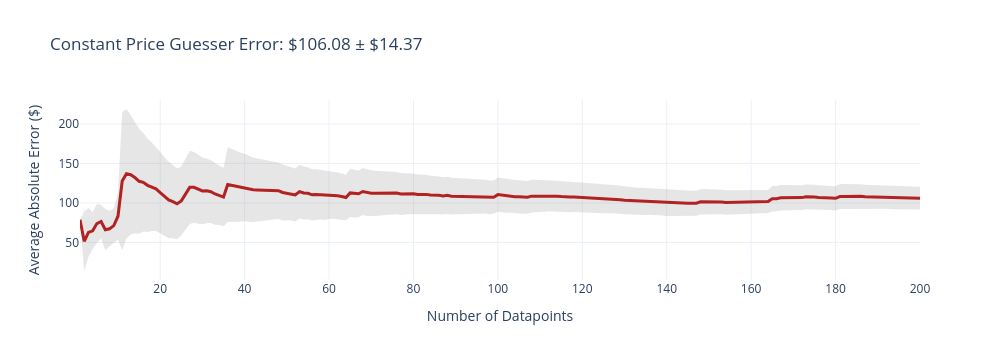
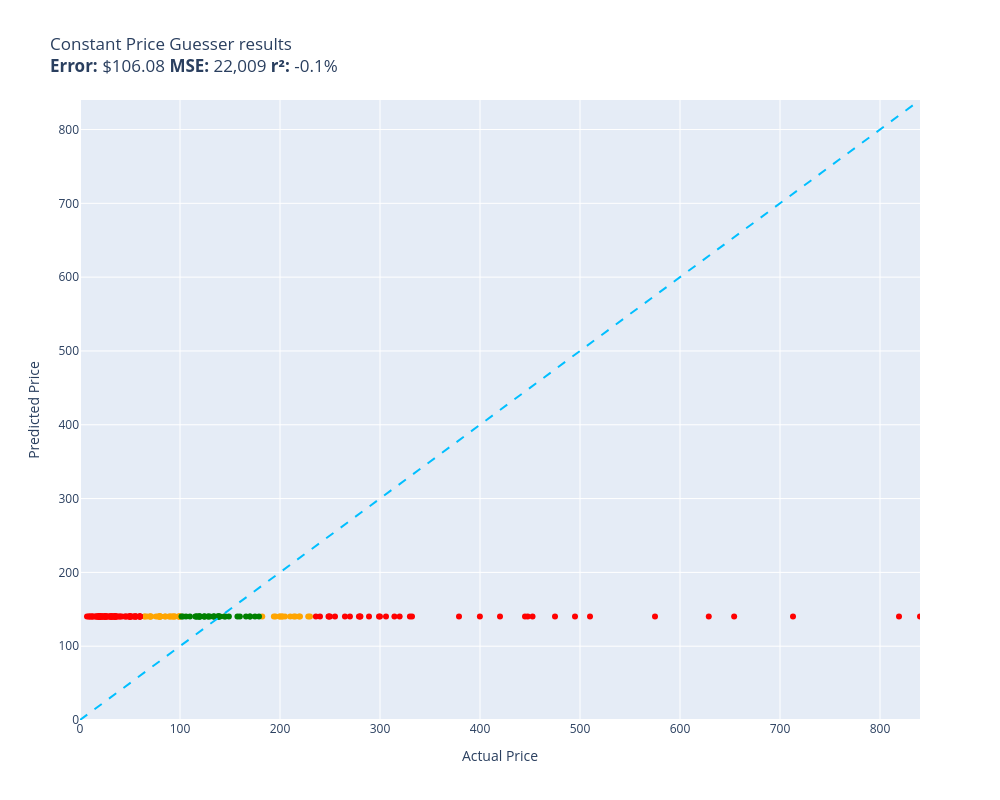

Notebook source saved alongside these figures, in order:
### Code cell
# Evaluating Constant Price Guesser:
evaluate(function= constant_price_guesser, data= test, size= 200, workers= 5)

### Figure 1 — Plotly figure (JSON) as saved in the notebook; plotly's stock layout.template omitted (floating-point values rounded to 4 significant figures; data arrays with more than 128 entries replaced by an {"elided": "..."} marker saying what was removed)
{"data": [{"fill": "toself", "fillcolor": "rgba(128,128,128,0.2)", "hoverinfo": "skip", "line": {"color": "rgba(255,255,255,0)"}, "name": "95% CI", "showlegend": false, "x": {"elided": "400 int values"}, "y": {"elided": "400 float values"}, "type": "scatter"}, {"customdata": {"elided": "200x1 float values"}, "hovertemplate": "n=%{x}<br>Avg Error=$%{y:,.2f}<br>±95% CI=$%{customdata[0]:,.2f}<extra></extra>", "line": {"color": "firebrick", "width": 3}, "mode": "lines", "name": "Cumulative Avg Error", "x": {"elided": "200 int values"}, "y": {"elided": "200 float values"}, "type": "scatter"}], "layout": {"title": {"text": "Constant Price Guesser Error: $106.08 ± $14.37"}, "xaxis": {"title": {"text": "Number of Datapoints"}}, "yaxis": {"title": {"text": "Average Absolute Error ($)"}}, "width": 1000, "height": 360, "showlegend": false}}

### Figure 2 — Plotly figure (JSON) as saved in the notebook; plotly's stock layout.template omitted (floating-point values rounded to 4 significant figures)
{"data": [{"hovertemplate": "%{customdata[0]}<extra></extra>", "legendgroup": "orange", "marker": {"color": "orange", "symbol": "circle", "size": 6}, "mode": "markers", "name": "orange", "orientation": "v", "showlegend": true, "x": [219.0, 69.98, 230.0, 215.3, 79.2, 79.36, 210.2, 84.95, 98.65, 79.95, 80.34, 213.8, 199.7, 79.95, 220.0, 202.0, 202.4, 77.96, 91.0, 89.99, 76.0, 98.95, 182.3, 94.99, 228.2, 99.99, 195.5, 89.0, 70.45, 200.0, 98.99, 71.23, 85.48, 64.99, 205.0, 69.99, 64.37, 80.39, 193.9, 93.02, 94.49, 92.88, 66.99, 99.99, 79.99], "xaxis": "x", "y": [140.3, 140.3, 140.3, 140.3, 140.3, 140.3, 140.3, 140.3, 140.3, 140.3, 140.3, 140.3, 140.3, 140.3, 140.3, 140.3, 140.3, 140.3, 140.3, 140.3, 140.3, 140.3, 140.3, 140.3, 140.3, 140.3, 140.3, 140.3, 140.3, 140.3, 140.3, 140.3, 140.3, 140.3, 140.3, 140.3, 140.3, 140.3, 140.3, 140.3, 140.3, 140.3, 140.3, 140.3, 140.3], "yaxis": "y", "type": "scatter", "customdata": [["Old Blood Noise Excess V2 Distortion Cho...\nGuess=$140.35 Actual=$219.00"], ["EXMAX NG-10X Fresnel Lens Focusing Adapt...\nGuess=$140.35 Actual=$69.98"], ["RBC12-UPC Replacement Battery Cartridge ...\nGuess=$140.35 Actual=$229.99"], ["ACDelco GM Original Equipment FW339 Fron...\nGuess=$140.35 Actual=$215.33"], ["Panasonic KX-TG6511B DECT 6.0 PLUS Expan...\nGuess=$140.35 Actual=$79.20"], ["GJY Portable TV,10.6 inch Mini TV for AT...\nGuess=$140.35 Actual=$79.36"], ["APS iBoard 6-inch Aluminum (Black Powder...\nGuess=$140.35 Actual=$210.23"], ["HK SYSTEMS 13\" Heavy Duty Black \"Push\" O...\nGuess=$140.35 Actual=$84.95"], ["Aolemi Oil Rubbed Bronze Single Function...\nGuess=$140.35 Actual=$98.65"], ["Clementoni 39132.5 Jigsaw Puzzle 1,000 P...\nGuess=$140.35 Actual=$79.95"], ["KOMPUTERBAY 4GB 2X 2GB DDR2 1066MHz PC2-...\nGuess=$140.35 Actual=$80.34"], ["Travelpro Platinum Elite Slim Business L...\nGuess=$140.35 Actual=$213.83"], ["JRready ST6313 DT Deutsch Connector Kit,...\nGuess=$140.35 Actual=$199.68"], ["15\" Locking Shower Head Extension Arm in...\nGuess=$140.35 Actual=$79.95"], ["Dakota Alert MURS Alert Probe Sensor - M...\nGuess=$140.35 Actual=$219.99"], ["AUTOFREE LED Tail Lights Assembly Compat...\nGuess=$140.35 Actual=$201.99"], ["Evan-Fischer Front Bumper Cover Compatib...\nGuess=$140.35 Actual=$202.38"], ["Webcem Solar Shed Light Outdoor Indoor, ...\nGuess=$140.35 Actual=$77.96"], ["Festool 492370 Platin 2 S1000 Grit 6-Inc...\nGuess=$140.35 Actual=$91.00"], ["DIMARZIO 204284 DP 163FBK Blues Bucker G...\nGuess=$140.35 Actual=$89.99"], ["BESTILL Wall Mounted Shower Faucet Set, ...\nGuess=$140.35 Actual=$76.00"], ["Marvel Legends Series X-Men 6-Inch Archa...\nGuess=$140.35 Actual=$98.95"], ["ANZO USA 111207 GMC SIERRA 99-06 / YUKON...\nGuess=$140.35 Actual=$182.28"], ["Trim Kit for 2-handle Shower & Tub Valve...\nGuess=$140.35 Actual=$94.99"], ["Pioneer 2AM401-BN Two Handle Kitchen Fau...\nGuess=$140.35 Actual=$228.22"], ["4LT LUMINETTE Vanity Opal GLS BSN\nGuess=$140.35 Actual=$99.99"], ["MXR Carbon Copy Deluxe Analog Delay Guit...\nGuess=$140.35 Actual=$195.50"], ["CradlePoint Compact Broadband Router (CB...\nGuess=$140.35 Actual=$89.00"], ["Pyle Wireless Rear View Backup Camera - ...\nGuess=$140.35 Actual=$70.45"], ["Universal Power Group 12V 100Ah Sealed L...\nGuess=$140.35 Actual=$199.99"], ["Auertech Portable Washing Machine, 14lbs...\nGuess=$140.35 Actual=$98.99"], ["Amana Tool - SC587 Carbide Tipped 3-Wing...\nGuess=$140.35 Actual=$71.23"], ["ECCPP Power Steering Pump for 2009-2010 ...\nGuess=$140.35 Actual=$85.48"], ["UPR Mach 1 Chin Spoiler Fits 94-98 Musta...\nGuess=$140.35 Actual=$64.99"], ["SP Air Corporation SP-8102BU 1/4-Inch He...\nGuess=$140.35 Actual=$204.99"], ["Skullcandy Hesh Evo Bluetooth Headphones...\nGuess=$140.35 Actual=$69.99"], ["LCD Screen for Dell Inspiron 17R 17.3\" H...\nGuess=$140.35 Actual=$64.37"], ["Diversitech UC2436-3 Ultralite Condenser...\nGuess=$140.35 Actual=$80.39"], ["4 Inches Rolled Muffler Tip Catback Exha...\nGuess=$140.35 Actual=$193.88"], ["Samsung DA97-07603B Freezer Ice Maker As...\nGuess=$140.35 Actual=$93.02"], ["Intex River Run Connect Lounge (Four)\nGuess=$140.35 Actual=$94.49"], ["Blanco 230966 Valea Stainless Steel Sink...\nGuess=$140.35 Actual=$92.88"], ["KZ ZS10 Pro in Ear Monitor Headphone KZ ...\nGuess=$140.35 Actual=$66.99"], ["Fitness Center Gym Room Weight Train Dua...\nGuess=$140.35 Actual=$99.99"], ["MonMount Triple Monitor Stand Freestandi...\nGuess=$140.35 Actual=$79.99"]]}, {"hovertemplate": "%{customdata[0]}<extra></extra>", "legendgroup": "green", "marker": {"color": "green", "symbol": "circle", "size": 6}, "mode": "markers", "name": "green", "orientation": "v", "showlegend": true, "x": [116.0, 144.3, 119.0, 134.0, 124.0, 175.0, 159.9, 115.3, 145.4, 130.0, 119.7, 134.1, 110.0, 124.9, 124.3, 120.0, 120.0, 157.4, 117.0, 139.0, 118.0, 128.3, 170.0, 102.8, 166.0, 179.0, 138.9, 137.3, 128.3, 138.1, 106.0, 140.0, 101.5, 148.9, 133.4, 138.7, 170.0], "xaxis": "x", "y": [140.3, 140.3, 140.3, 140.3, 140.3, 140.3, 140.3, 140.3, 140.3, 140.3, 140.3, 140.3, 140.3, 140.3, 140.3, 140.3, 140.3, 140.3, 140.3, 140.3, 140.3, 140.3, 140.3, 140.3, 140.3, 140.3, 140.3, 140.3, 140.3, 140.3, 140.3, 140.3, 140.3, 140.3, 140.3, 140.3, 140.3], "yaxis": "y", "type": "scatter", "customdata": [["telpo Headlight Assembly Fit For 15 Camr...\nGuess=$140.35 Actual=$115.99"], ["SuppliesOutlet Compatible Toner Cartridg...\nGuess=$140.35 Actual=$144.29"], ["PEMP E65 E66 CDC Simulate Optical Fiber ...\nGuess=$140.35 Actual=$119.00"], ["Intermatic PX300 12V 300W Transformer wi...\nGuess=$140.35 Actual=$134.00"], ["CORSAIR Dominator Platinum RGB 32GB (2x1...\nGuess=$140.35 Actual=$124.00"], ["SKB iSeries 3i-13096-6KP Case for BlackM...\nGuess=$140.35 Actual=$174.99"], ["GanFindX Portable Car Hand Controls for ...\nGuess=$140.35 Actual=$159.90"], ["Scranton & Co 3 Drawer Mobile File Cabin...\nGuess=$140.35 Actual=$115.35"], ["Wenger City Upgrade Laptop Backpack with...\nGuess=$140.35 Actual=$145.42"], ["3D Tree Hole Branches 075 Stair Risers D...\nGuess=$140.35 Actual=$129.99"], ["Fjallraven, Kanken Laptop 15\" Backpack f...\nGuess=$140.35 Actual=$119.65"], ["Diversitech WG840585 Motor, (Ddb) 1/3Hp,...\nGuess=$140.35 Actual=$134.12"], ["Western Digital Enterprise RE4-GP 2TB SA...\nGuess=$140.35 Actual=$109.95"], ["PM Auto Front Right Quick Complete Strut...\nGuess=$140.35 Actual=$124.94"], ["Dell Optiplex 390 Desktop Computer i3 3....\nGuess=$140.35 Actual=$124.27"], ["Pidoko Kids Train Table, Grey with 90 Pc...\nGuess=$140.35 Actual=$119.97"], ["EMART Photography C Stand with Boom Arm,...\nGuess=$140.35 Actual=$119.99"], ["Grey Pneumatic 1311SD Impact Socket Set\nGuess=$140.35 Actual=$157.43"], ["4pc Wheel Spacers Adapters 4\" (2inch Per...\nGuess=$140.35 Actual=$116.95"], ["Urth 62mm UV, Circular Polarizing (CPL),...\nGuess=$140.35 Actual=$139.00"], ["LSI Broadcom SAS 9300-8i 8-port 12Gb/s S...\nGuess=$140.35 Actual=$118.00"], ["DuraGo 29515020 Front Hub Assembly\nGuess=$140.35 Actual=$128.34"], ["Ibanez M510OVS Acoustic Mandolin in Vint...\nGuess=$140.35 Actual=$169.99"], ["GENUINE VOLVO THERMOSTAT (3.0, 3.2) S60 ...\nGuess=$140.35 Actual=$102.85"], ["Cardone 84-58642 New HEI Electronic Dist...\nGuess=$140.35 Actual=$165.99"], ["18 Inch White Undermount Kitchen Sink - ...\nGuess=$140.35 Actual=$179.00"], ["New Replacement seat cover fits Yamaha M...\nGuess=$140.35 Actual=$138.95"], ["Evan Fischer Radiator Cooling Fan Assemb...\nGuess=$140.35 Actual=$137.34"], ["ROHL WSGUM3018WH Wire Sink Grids, White\nGuess=$140.35 Actual=$128.28"], ["ASUS VY279HE-W 27” 1080P Monitor - White...\nGuess=$140.35 Actual=$138.10"], ["KUNFINE Android Radio CarPlay & Android ...\nGuess=$140.35 Actual=$106.00"], ["StonKraft Brass Chess Board Game Set wit...\nGuess=$140.35 Actual=$140.00"], ["DuraGo BR5330 Front Vented Disc Brake Ro...\nGuess=$140.35 Actual=$101.51"], ["Vinyl Soft Top Roll-up Adjustable Truck ...\nGuess=$140.35 Actual=$148.88"], ["Targus CityGear Durable Backpack, Black,...\nGuess=$140.35 Actual=$133.43"], ["Garmin 010-12402-10 GT15M-TM Transom-Mou...\nGuess=$140.35 Actual=$138.74"], ["Xiaomi Redmi 10 2022 NFC 4G LTE (128GB +...\nGuess=$140.35 Actual=$169.99"]]}, {"hovertemplate": "%{customdata[0]}<extra></extra>", "legendgroup": "red", "marker": {"color": "red", "symbol": "circle", "size": 6}, "mode": "markers", "name": "red", "orientation": "v", "showlegend": true, "x": [54.95, 29.85, 35.74, 329.9, 713.0, 379.0, 19.99, 54.32, 32.98, 49.98, 332.0, 452.5, 495.0, 19.99, 19.99, 59.95, 819.0, 59.69, 55.88, 37.87, 34.99, 255.0, 24.99, 17.99, 31.77, 35.49, 475.0, 53.4, 6.99, 40.0, 11.99, 235.9, 628.8, 240.0, 445.0, 31.61, 16.99, 279.9, 18.89, 49.9, 35.87, 9.95, 16.98, 18.59, 12.0, 29.95, 26.99, 59.95, 306.0, 45.67, 21.99, 19.97, 34.95, 8.5, 33.99, 269.9, 575.0, 36.99, 249.0, 24.95, 399.9, 31.0, 299.0, 59.99, 314.4, 30.93, 24.66, 19.95, 55.99, 15.99, 59.86, 19.99, 29.99, 14.99, 250.0, 19.5, 32.0, 44.95, 510.0, 264.9, 32.97, 19.0, 46.99, 19.11, 278.9, 48.99, 56.0, 319.6, 49.95, 289.0, 25.99, 41.99, 12.98, 840.0, 22.88, 447.7, 49.99, 39.99, 9.99, 24.95, 21.99, 420.0, 22.7, 27.99, 654.1, 24.95, 300.0, 248.5, 49.99, 21.99, 59.99, 26.59, 34.94, 50.92, 34.99, 280.4, 50.99, 25.99], "xaxis": "x", "y": [140.3, 140.3, 140.3, 140.3, 140.3, 140.3, 140.3, 140.3, 140.3, 140.3, 140.3, 140.3, 140.3, 140.3, 140.3, 140.3, 140.3, 140.3, 140.3, 140.3, 140.3, 140.3, 140.3, 140.3, 140.3, 140.3, 140.3, 140.3, 140.3, 140.3, 140.3, 140.3, 140.3, 140.3, 140.3, 140.3, 140.3, 140.3, 140.3, 140.3, 140.3, 140.3, 140.3, 140.3, 140.3, 140.3, 140.3, 140.3, 140.3, 140.3, 140.3, 140.3, 140.3, 140.3, 140.3, 140.3, 140.3, 140.3, 140.3, 140.3, 140.3, 140.3, 140.3, 140.3, 140.3, 140.3, 140.3, 140.3, 140.3, 140.3, 140.3, 140.3, 140.3, 140.3, 140.3, 140.3, 140.3, 140.3, 140.3, 140.3, 140.3, 140.3, 140.3, 140.3, 140.3, 140.3, 140.3, 140.3, 140.3, 140.3, 140.3, 140.3, 140.3, 140.3, 140.3, 140.3, 140.3, 140.3, 140.3, 140.3, 140.3, 140.3, 140.3, 140.3, 140.3, 140.3, 140.3, 140.3, 140.3, 140.3, 140.3, 140.3, 140.3, 140.3, 140.3, 140.3, 140.3, 140.3], "yaxis": "y", "type": "scatter", "customdata": [["NewPower99 Battery Kit for Samsung Galax...\nGuess=$140.35 Actual=$54.95"], ["Stand for Raven Pro Document Scanner - P...\nGuess=$140.35 Actual=$29.85"], ["8544771 Dryer Heating Element, 279816 Th...\nGuess=$140.35 Actual=$35.74"], ["Pump Head TBVECHI 175PSI 4KW 5.5HP 21CFM...\nGuess=$140.35 Actual=$329.90"], ["Bam France 2002XL Contoured Hightech Bla...\nGuess=$140.35 Actual=$713.00"], ["Metabo HPT 36V MultiVolt™ Cordless Rotar...\nGuess=$140.35 Actual=$379.00"], ["46mm Digital Pro High-Resolution Close-U...\nGuess=$140.35 Actual=$19.99"], ["Innovative Percussion CB-6 Chamois Bass ...\nGuess=$140.35 Actual=$54.32"], ["LOVE MEI Galaxy S10 Lite Case, Military ...\nGuess=$140.35 Actual=$32.98"], ["LD Products Compatible Toner Cartridge R...\nGuess=$140.35 Actual=$49.98"], ["Bam Trekking 3027SB Single Black Clarine...\nGuess=$140.35 Actual=$332.00"], ["DEWALT 20V MAX* XR Impact Driver with Bl...\nGuess=$140.35 Actual=$452.53"], ["Mini PC, Kinupute Desktop Computer E3-12...\nGuess=$140.35 Actual=$495.00"], ["June Garden 12\" Sweet Dolly Charlotte - ...\nGuess=$140.35 Actual=$19.99"], ["10GBase-LR SFP+ Transceiver, Handar 10GB...\nGuess=$140.35 Actual=$19.99"], ["Deco Mount Pro Tripod Microphone Stand w...\nGuess=$140.35 Actual=$59.95"], ["Canon EOS Rebel T7 Digital SLR Camera wi...\nGuess=$140.35 Actual=$819.00"], ["Evergreen HSHB2005 Cylinder Head Gasket ...\nGuess=$140.35 Actual=$59.69"], ["Task T24287 Roman Ogee Router Bit with 1...\nGuess=$140.35 Actual=$55.88"], ["Southwire 120V/15A Right Angle User Atta...\nGuess=$140.35 Actual=$37.87"], ["Mylites+ Standard Comic Book Mylar Sleev...\nGuess=$140.35 Actual=$34.99"], ["Tidal Front + Rear Fender Flares 4PC Poc...\nGuess=$140.35 Actual=$254.99"], ["DALDED LED Light Kit for Lego Sonic Gree...\nGuess=$140.35 Actual=$24.99"], ["152MM Hole Saws M42 Bi-Metal High Speed ...\nGuess=$140.35 Actual=$17.99"], ["Baseball Backpacks Large 18 Inch Bookbag...\nGuess=$140.35 Actual=$31.77"], ["Adams Check Payment and Deposit Register...\nGuess=$140.35 Actual=$35.49"], ["KOHLER 18865-CP Filtered Water Faucet, P...\nGuess=$140.35 Actual=$475.00"], ["Projector, CRAZVIEW Projector with WiFi ...\nGuess=$140.35 Actual=$53.40"], ["Retevis RT68 Soft Earhook Walkie Talkie ...\nGuess=$140.35 Actual=$6.99"], ["MC: Pindicator (Dual Intensity Amber)\nGuess=$140.35 Actual=$40.00"], ["Laisomeke Waterproof Junction Box, Unive...\nGuess=$140.35 Actual=$11.99"], ["Sumerain S1339CM Double Handle Widesprea...\nGuess=$140.35 Actual=$235.86"], ["Poison Spyder 10-08-020 Rocker Knocker\nGuess=$140.35 Actual=$628.76"], ["VLAND LED Smoked Taillights Compatible F...\nGuess=$140.35 Actual=$239.99"], ["Lighted Triangle Mirror Cabinet Bathroom...\nGuess=$140.35 Actual=$445.00"], ["Tablet PC Cover Compatible with Lenovo T...\nGuess=$140.35 Actual=$31.61"], ["Miyaya@ Funny Animal Masks Collection fo...\nGuess=$140.35 Actual=$16.99"], ["Trail Gear Twin Stick Kit for Top Shift ...\nGuess=$140.35 Actual=$279.92"], ["Engine Thermostat, Replace 19301-PAA-306...\nGuess=$140.35 Actual=$18.89"], ["Ultra Duster Canned Air Net 10 Oz 6-Pack\nGuess=$140.35 Actual=$49.90"], ["Beck/Arnley 0421945 Air Filter\nGuess=$140.35 Actual=$35.87"], ["IQShield Screen Protector Compatible wit...\nGuess=$140.35 Actual=$9.95"], ["Liberty Imports 12 Pack: US Military Toy...\nGuess=$140.35 Actual=$16.98"], ["Neporal Full Spectrum Light Bulb, 6000K ...\nGuess=$140.35 Actual=$18.59"], ["Satco S9596, 4 Count (Pack of 1), 4.18\nGuess=$140.35 Actual=$12.00"], ["Ceramic Talavera Mexican Tile 4x4\", 9 Pi...\nGuess=$140.35 Actual=$29.95"], ["Intrepid International Dressage Letters-...\nGuess=$140.35 Actual=$26.99"], ["LEGO Marvel Avengers War Machine Buster ...\nGuess=$140.35 Actual=$59.95"], ["Kingston Brass KS269SN Kingston Clawfoot...\nGuess=$140.35 Actual=$305.99"], ["KOHLER K-1185540-CP Assembly-Slider\nGuess=$140.35 Actual=$45.67"], ["KUNN Small Electrician Tool Pouch Utilit...\nGuess=$140.35 Actual=$21.99"], ["iPhone 12/12 Pro Nicaragua Guardabarranc...\nGuess=$140.35 Actual=$19.97"], ["Replacement Remote Control for PANASONIC...\nGuess=$140.35 Actual=$34.95"], ["KS K-STORM Replacement Silicone Mushroom...\nGuess=$140.35 Actual=$8.50"], ["LSSAGOON Backpack for Women Teen Kids Gi...\nGuess=$140.35 Actual=$33.99"], ["Aeromotive 13304 Regulator, X1 Adjustabl...\nGuess=$140.35 Actual=$269.95"], ["Walker Exhaust Ultra EPA 16478 Direct Fi...\nGuess=$140.35 Actual=$574.99"], ["GE RPWF SmartWater Comparable Refrigerat...\nGuess=$140.35 Actual=$36.99"], ["MGP Caliper Covers 39011SACURD Red Powde...\nGuess=$140.35 Actual=$249.00"], ["Royal Designs, Inc. Decorative Abundant ...\nGuess=$140.35 Actual=$24.95"], ["Canon Sure Shot 90u 35mm Date Camera\nGuess=$140.35 Actual=$399.89"], ["NewFantasia Replacement Audio Cable with...\nGuess=$140.35 Actual=$31.00"], ["Mikrotik RB3011UIAS-RM RouterBOARD 10xGi...\nGuess=$140.35 Actual=$299.00"], ["MONOCARBON Forged Carbon Fiber Case for ...\nGuess=$140.35 Actual=$59.99"], ["AC Compressor & A/C Kit For BMW 335i 335...\nGuess=$140.35 Actual=$314.41"], ["Wilkinson LOW GAUSS Vintage Tone Strat S...\nGuess=$140.35 Actual=$30.93"], ["Berta (6 Pieces) 1-1/4 inch Overlay, 90 ...\nGuess=$140.35 Actual=$24.66"], ["Chalkboard Name Badges with Magnetic Bac...\nGuess=$140.35 Actual=$19.95"], ["Linkloos Solar Street Lights Outdoor Wat...\nGuess=$140.35 Actual=$55.99"], ["USB Charger, CIVIE High Speed 60W Multip...\nGuess=$140.35 Actual=$15.99"], ["Hp Pavilion P7-1257c Motherboard Aahd3-h...\nGuess=$140.35 Actual=$59.86"], ["Kastar Battery Pack Replacement for Sony...\nGuess=$140.35 Actual=$19.99"], ["AZX Stylus Pencil for Apple iPad Pro 202...\nGuess=$140.35 Actual=$29.99"], ["Raspberry Pi 3 Model B+ Aluminum Case Me...\nGuess=$140.35 Actual=$14.99"], ["Music Hall pa15.3 MM/MC Phono Preamplifi...\nGuess=$140.35 Actual=$250.00"], ["Lorell Bell Chair Glide, 2.5\", Black\nGuess=$140.35 Actual=$19.50"], ["CTLAMP XL-2100 Professional Quality XL-2...\nGuess=$140.35 Actual=$32.00"], ["200 ' feet True 14 Gauge AWG CCA Speaker...\nGuess=$140.35 Actual=$44.95"], ["Competition Clutch Disc and Pressure Pla...\nGuess=$140.35 Actual=$510.00"], ["APS iBoard (304 Stainless Steel Polished...\nGuess=$140.35 Actual=$264.95"], ["200 Couples Conversation Cards - Enjoy B...\nGuess=$140.35 Actual=$32.97"], ["The Puppet Company - Carpet-Unicorn, Whi...\nGuess=$140.35 Actual=$19.00"], ["KYX Racing Hardened Steel Center Drive S...\nGuess=$140.35 Actual=$46.99"], ["Baumgartens Sicurix Blank PVC ID Cards (...\nGuess=$140.35 Actual=$19.11"], ["VIPMOTOZ Sequential Turn Signal Premium ...\nGuess=$140.35 Actual=$278.94"], ["A-Premium Front Suspension Steering Knuc...\nGuess=$140.35 Actual=$48.99"], ["OEM Samsung Remote Control Shipped with ...\nGuess=$140.35 Actual=$56.00"], ["Venom Power Terra Hunter R/T+ R/T All-Te...\nGuess=$140.35 Actual=$319.65"], ["Custom Engagement Logo Desk Embosser Sea...\nGuess=$140.35 Actual=$49.95"], ["Audio Techinca ATW-T1002 System 10 Handh...\nGuess=$140.35 Actual=$289.00"], ["520 Pieces Christmas Envelope Seal Stick...\nGuess=$140.35 Actual=$25.99"], ["LD Compatible Ink Cartridge Replacement ...\nGuess=$140.35 Actual=$41.99"], ["BestPricedDecals Wine A BIT, You'll Feel...\nGuess=$140.35 Actual=$12.98"], ["Dell XPS 13 9343-2727SLV 13.3\" Full HD S...\nGuess=$140.35 Actual=$839.99"], ["VATOS 4 Packs Bubble Machine Gun for Kid...\nGuess=$140.35 Actual=$22.88"], ["Steering Wheel, Carbon Fiber Automotive ...\nGuess=$140.35 Actual=$447.74"], ["BXYJY for Samsung Galaxy Z Fold 3 Case w...\nGuess=$140.35 Actual=$49.99"], ["VONADO Space Wars Colonial Viper MK1 Bui...\nGuess=$140.35 Actual=$39.99"], ["Replacement Remote Control fit for Sony ...\nGuess=$140.35 Actual=$9.99"], ["Disney Princess Sparkling Princess Sleep...\nGuess=$140.35 Actual=$24.95"], ["sabermaster TCG Playmat yugioh playmat T...\nGuess=$140.35 Actual=$21.99"], ["Pacific Drums PDCM1618TTRB 16 x 18 Inche...\nGuess=$140.35 Actual=$419.99"], ["Star Wars Die-Cast Metal TITANIUM Series...\nGuess=$140.35 Actual=$22.70"], ["Glovion Music Stand Light, Clip On Piano...\nGuess=$140.35 Actual=$27.99"], ["Empava 24\" Single Wall Ovens 10 Cooking ...\nGuess=$140.35 Actual=$654.14"], ["Think Gizmos Build Your Own Robot Toys f...\nGuess=$140.35 Actual=$24.95"], ["HP Laserjet 2100 Laser Printer W/Test Pr...\nGuess=$140.35 Actual=$299.98"], ["PowerSport Front Rear Brakes and Rotors ...\nGuess=$140.35 Actual=$248.51"], ["Viola Bow 4/4 Full Size Carbon Fiber (Bl...\nGuess=$140.35 Actual=$49.99"], ["VTech Strum and Jam Kidi Musical Guitar ...\nGuess=$140.35 Actual=$21.99"], ["Fender Hendrix Voodoo Child Coiled Instr...\nGuess=$140.35 Actual=$59.99"], ["W11130208 W10695459 Refrigerator LED Mod...\nGuess=$140.35 Actual=$26.59"], ["Jada Toys Ryan's World Combo Panda Airli...\nGuess=$140.35 Actual=$34.94"], ["Pyle 2x120 Watt Home Audio Speaker Power...\nGuess=$140.35 Actual=$50.92"], ["STICKGOO Peel and Stick Backsplash for K...\nGuess=$140.35 Actual=$34.99"], ["For Volvo C70 S70 V70 V40 S40 AC Compres...\nGuess=$140.35 Actual=$280.41"], ["Refresh NSF-53 Premium Replacement Refri...\nGuess=$140.35 Actual=$50.99"], ["NICKSTON Red Sparkling Glitter Slim Band...\nGuess=$140.35 Actual=$25.99"]]}, {"hoverinfo": "skip", "line": {"color": "deepskyblue", "dash": "dash", "width": 2}, "mode": "lines", "name": "y = x", "showlegend": false, "x": [0, 840.0], "y": [0, 840.0], "type": "scatter"}], "layout": {"xaxis": {"anchor": "y", "domain": [0.0, 1.0], "title": {"text": "Actual Price"}, "range": [0, 840.0]}, "yaxis": {"anchor": "x", "domain": [0.0, 1.0], "title": {"text": "Predicted Price"}, "range": [0, 840.0]}, "legend": {"title": {"text": "color"}, "tracegroupgap": 0}, "title": {"text": "Constant Price Guesser results<br><b>Error:</b> $106.08 <b>MSE:</b> 22,009 <b>r²:</b> -0.1%"}, "height": 800, "width": 1000, "showlegend": false}}
